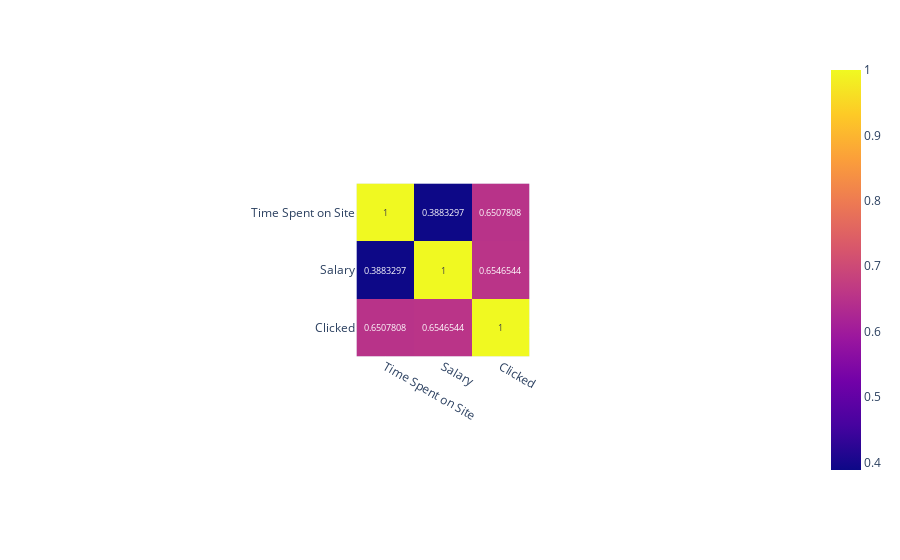

The notebook cell saved with this chart:
### Code cell
numeric_df = df.select_dtypes(include=['float64', 'int64'])

# Calculate the correlation matrix
corr_matrix = numeric_df.corr()

# Display the correlation matrix with annotations
px.imshow(corr_matrix, text_auto=True)

### Figure 1 — Plotly figure (JSON) as saved in the notebook; plotly's stock layout.template omitted (floating-point values rounded to 4 significant figures)
{"data": [{"coloraxis": "coloraxis", "hovertemplate": "x: %{x}<br>y: %{y}<br>color: %{z}<extra></extra>", "name": "0", "texttemplate": "%{z}", "type": "heatmap", "x": ["Time Spent on Site", "Salary", "Clicked"], "xaxis": "x", "y": ["Time Spent on Site", "Salary", "Clicked"], "yaxis": "y", "z": [[1, 0.3883, 0.6508], [0.3883, 1, 0.6547], [0.6508, 0.6547, 1]]}], "layout": {"autosize": true, "coloraxis": {"colorscale": [[0, "#0d0887"], [0.1111, "#46039f"], [0.2222, "#7201a8"], [0.3333, "#9c179e"], [0.4444, "#bd3786"], [0.5556, "#d8576b"], [0.6667, "#ed7953"], [0.7778, "#fb9f3a"], [0.8889, "#fdca26"], [1, "#f0f921"]]}, "margin": {"t": 60}, "xaxis": {"anchor": "y", "autorange": true, "constrain": "domain", "domain": [0.3808, 0.6192], "range": [-0.5, 2.5], "scaleanchor": "y", "type": "category"}, "yaxis": {"anchor": "x", "autorange": true, "constrain": "domain", "domain": [0, 1], "range": [2.5, -0.5], "type": "category"}}}
